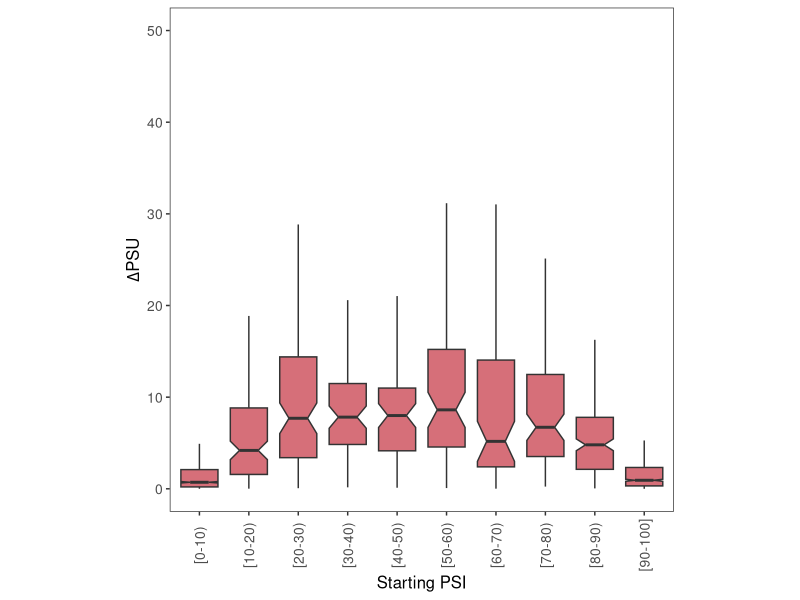
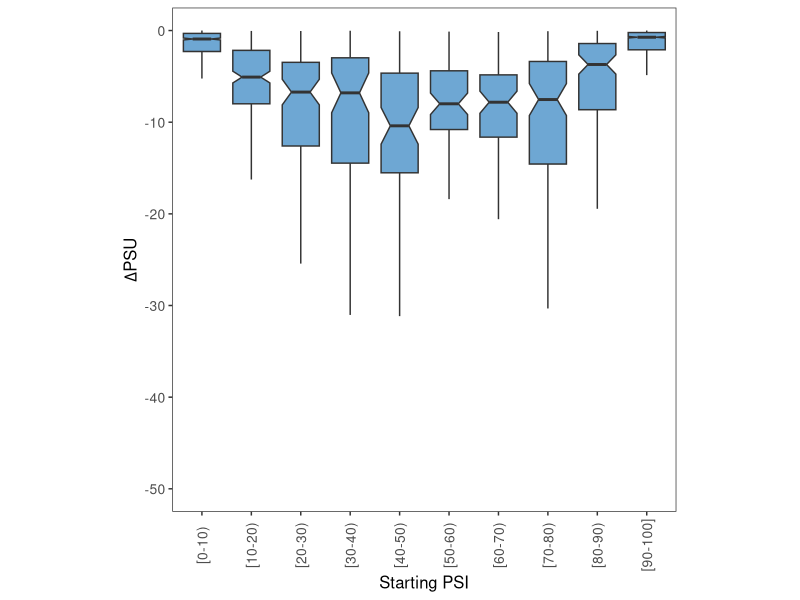
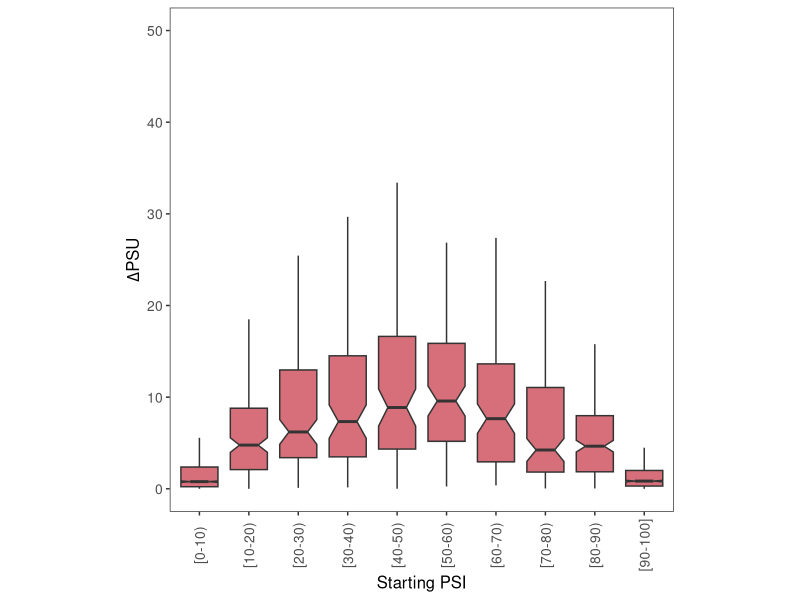
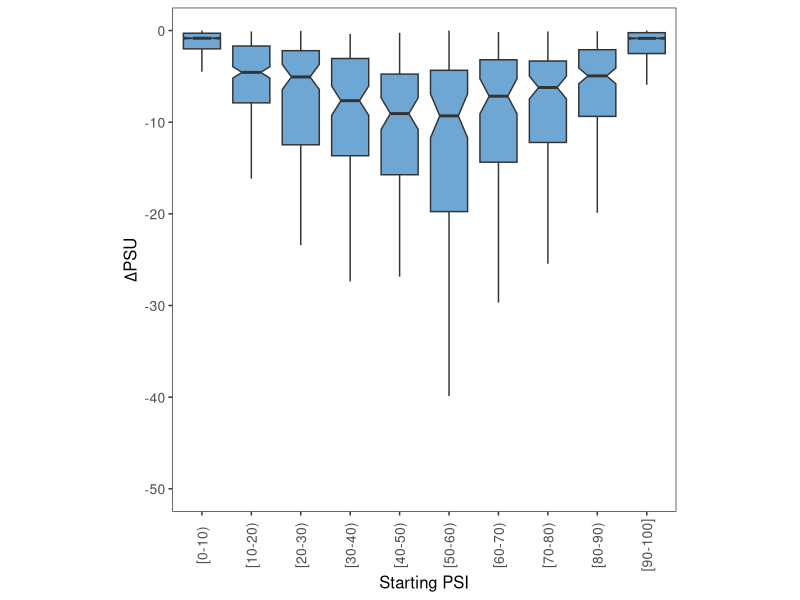

R code for these plots, in order:

#################################
## Alternative 5' Splice Sites ##
#################################


Samples.Table <- read.table(file = "Data/SF3B1wt_SF3B1mut_TABLE_ALTD.txt",
                            sep = "\t",
                            header = TRUE)

# Calculate the mean PSU for all alternative splice site events with WT SF3B1
Samples.Table$Mean.WT <- apply(X = Samples.Table[,grep("^SF3B1_wildtype",
                                                       colnames(Samples.Table),
                                                       perl = T)],
                               MARGIN = 1,
                               FUN = function(x){
                                 psi.values <- as.numeric(x[c(TRUE, FALSE)])
                                 psi.qualities <- as.character(x[c(FALSE, TRUE)])
                                 
                                 values.to.use <- which(psi.qualities == "Pass")
                                 
                                 if (length(values.to.use) > 0){
                                   mean.psi <- mean(psi.values[values.to.use])
                                 } else {
                                   mean.psi <- NA
                                 }
                                 
                                 mean.psi
                               })

# Calculate the mean PSU for all events with mutated SF3B1
Samples.Table$Mean.Mutated <- apply(X = Samples.Table[,grep("^SF3B1_mutated",
                                                            colnames(Samples.Table),
                                                            perl = T)],
                                    MARGIN = 1,
                                    FUN = function(x){
                                      
                                      psi.values <- as.numeric(x[c(TRUE, FALSE)])
                                      psi.qualities <- as.character(x[c(FALSE, TRUE)])
                                      
                                      values.to.use <- which(psi.qualities == "Pass")
                                      
                                      if (length(values.to.use) > 0){
                                        mean.psi <- mean(psi.values[values.to.use])
                                      } else {
                                        mean.psi <- NA
                                      }
                                      
                                      mean.psi
                                    })

Samples.Table$Mutated.Minus.WT <- Samples.Table$Mean.Mutated - Samples.Table$Mean.WT


PSU.Down <- Samples.Table[which(Samples.Table$Mutated.Minus.WT < 0),] 
PSU.Up <- Samples.Table[which(Samples.Table$Mutated.Minus.WT > 0),] 


PSU.Up$Group <- findInterval(x = PSU.Up$Mean.WT,
                             vec = seq(0,100,10),
                             rightmost.closed = T)
PSU.Up$Group <- factor(PSU.Up $Group,
                       levels = 1:10)

PSU.Down$Group <- findInterval(x = PSU.Down$Mean.WT,
                               vec = seq(0,100,10),
                               rightmost.closed = T)
PSU.Down$Group <- factor(PSU.Down$Group,
                         levels = 1:10)


# library for plotting stuff
library(ggplot2)

###############################################################
# PLOT
#

ggplot(data = PSU.Up, mapping = aes(x = Group,
                                    y = Mutated.Minus.WT)) +
  geom_boxplot(outlier.shape = NA,
               notch = T,
               fill = "#D66F79") +
  theme_bw() +
  theme(panel.grid.major = element_blank(),
        panel.grid.minor = element_blank(),
        legend.position = "none",
        aspect.ratio = 1,
        axis.text.x = element_text(size = 10,
                                   angle = 90,
                                   vjust = 0.5),
        axis.text.y = element_text(size = 10),
        axis.title.x = element_text(size = 12),
        axis.title.y = element_text(size = 12)) +
  coord_cartesian(ylim = c(0,50)) + 
  ylab(expression(Delta*PSU)) +
  xlab("Starting PSI") +
  scale_x_discrete(labels = c("1" = "[0-10)",
                              "2" = "[10-20)",
                              "3" = "[20-30)",
                              "4" = "[30-40)",
                              "5" = "[40-50)",
                              "6" = "[50-60)",
                              "7" = "[60-70)",
                              "8" = "[70-80)",
                              "9" = "[80-90)",
                              "10" = "[90-100]"))

#
#
###############################################################


###############################################################
# PLOT
#

ggplot(data = PSU.Down,
       mapping = aes(x = Group,
                     y = Mutated.Minus.WT)) +
  geom_boxplot(outlier.shape = NA,
               notch = T,
               fill = "#6EA7D3") +
  theme_bw() +
  theme(panel.grid.major = element_blank(),
        panel.grid.minor = element_blank(),
        legend.position = "none",
        aspect.ratio = 1,
        axis.text.x = element_text(size = 10,
                                   angle = 90,
                                   vjust = 0.5),
        axis.text.y = element_text(size = 10),
        axis.title.x = element_text(size = 12),
        axis.title.y = element_text(size = 12)) +
  coord_cartesian(ylim = c(-50,0)) + 
  ylab(expression(Delta*PSU)) +
  xlab("Starting PSI") +
  scale_x_discrete(labels = c("1" = "[0-10)",
                              "2" = "[10-20)",
                              "3" = "[20-30)",
                              "4" = "[30-40)",
                              "5" = "[40-50)",
                              "6" = "[50-60)",
                              "7" = "[60-70)",
                              "8" = "[70-80)",
                              "9" = "[80-90)",
                              "10" = "[90-100]"))
#
#
###############################################################










#################################
## Alternative 3' Splice Sites ##
#################################


Samples.Table <- read.table(file = "Data/SF3B1wt_SF3B1mut_TABLE_ALTA.txt",
                            sep = "\t",
                            header = TRUE)

# Calculate the mean PSU for all alternative splice site events with WT SF3B1
Samples.Table$Mean.WT <- apply(X = Samples.Table[,grep("^SF3B1_wildtype",
                                                       colnames(Samples.Table),
                                                       perl = T)],
                               MARGIN = 1,
                               FUN = function(x){
                                 psi.values <- as.numeric(x[c(TRUE, FALSE)])
                                 psi.qualities <- as.character(x[c(FALSE, TRUE)])
                                 
                                 values.to.use <- which(psi.qualities == "Pass")
                                 
                                 if (length(values.to.use) > 0){
                                   mean.psi <- mean(psi.values[values.to.use])
                                 } else {
                                   mean.psi <- NA
                                 }
                                 
                                 mean.psi
                               })

# Calculate the mean PSU for all events with mutated SF3B1
Samples.Table$Mean.Mutated <- apply(X = Samples.Table[,grep("^SF3B1_mutated",
                                                            colnames(Samples.Table),
                                                            perl = T)],
                                    MARGIN = 1,
                                    FUN = function(x){
                                      
                                      psi.values <- as.numeric(x[c(TRUE, FALSE)])
                                      psi.qualities <- as.character(x[c(FALSE, TRUE)])
                                      
                                      values.to.use <- which(psi.qualities == "Pass")
                                      
                                      if (length(values.to.use) > 0){
                                        mean.psi <- mean(psi.values[values.to.use])
                                      } else {
                                        mean.psi <- NA
                                      }
                                      
                                      mean.psi
                                    })

Samples.Table$Mutated.Minus.WT <- Samples.Table$Mean.Mutated - Samples.Table$Mean.WT


PSU.Down <- Samples.Table[which(Samples.Table$Mutated.Minus.WT < 0),] 
PSU.Up <- Samples.Table[which(Samples.Table$Mutated.Minus.WT > 0),] 


PSU.Up$Group <- findInterval(x = PSU.Up$Mean.WT,
                             vec = seq(0,100,10),
                             rightmost.closed = T)
PSU.Up$Group <- factor(PSU.Up $Group,
                       levels = 1:10)

PSU.Down$Group <- findInterval(x = PSU.Down$Mean.WT,
                               vec = seq(0,100,10),
                               rightmost.closed = T)
PSU.Down$Group <- factor(PSU.Down$Group,
                         levels = 1:10)


# library for plotting stuff
library(ggplot2)

###############################################################
# PLOT
#

ggplot(data = PSU.Up, mapping = aes(x = Group,
                                    y = Mutated.Minus.WT)) +
  geom_boxplot(outlier.shape = NA,
               notch = T,
               fill = "#D66F79") +
  theme_bw() +
  theme(panel.grid.major = element_blank(),
        panel.grid.minor = element_blank(),
        legend.position = "none",
        aspect.ratio = 1,
        axis.text.x = element_text(size = 10,
                                   angle = 90,
                                   vjust = 0.5),
        axis.text.y = element_text(size = 10),
        axis.title.x = element_text(size = 12),
        axis.title.y = element_text(size = 12)) +
  coord_cartesian(ylim = c(0,50)) + 
  ylab(expression(Delta*PSU)) +
  xlab("Starting PSI") +
  scale_x_discrete(labels = c("1" = "[0-10)",
                              "2" = "[10-20)",
                              "3" = "[20-30)",
                              "4" = "[30-40)",
                              "5" = "[40-50)",
                              "6" = "[50-60)",
                              "7" = "[60-70)",
                              "8" = "[70-80)",
                              "9" = "[80-90)",
                              "10" = "[90-100]"))

#
#
###############################################################


###############################################################
# PLOT
#

ggplot(data = PSU.Down,
       mapping = aes(x = Group,
                     y = Mutated.Minus.WT)) +
  geom_boxplot(outlier.shape = NA,
               notch = T,
               fill = "#6EA7D3") +
  theme_bw() +
  theme(panel.grid.major = element_blank(),
        panel.grid.minor = element_blank(),
        legend.position = "none",
        aspect.ratio = 1,
        axis.text.x = element_text(size = 10,
                                   angle = 90,
                                   vjust = 0.5),
        axis.text.y = element_text(size = 10),
        axis.title.x = element_text(size = 12),
        axis.title.y = element_text(size = 12)) +
  coord_cartesian(ylim = c(-50,0)) + 
  ylab(expression(Delta*PSU)) +
  xlab("Starting PSI") +
  scale_x_discrete(labels = c("1" = "[0-10)",
                              "2" = "[10-20)",
                              "3" = "[20-30)",
                              "4" = "[30-40)",
                              "5" = "[40-50)",
                              "6" = "[50-60)",
                              "7" = "[60-70)",
                              "8" = "[70-80)",
                              "9" = "[80-90)",
                              "10" = "[90-100]"))
#
#
###############################################################